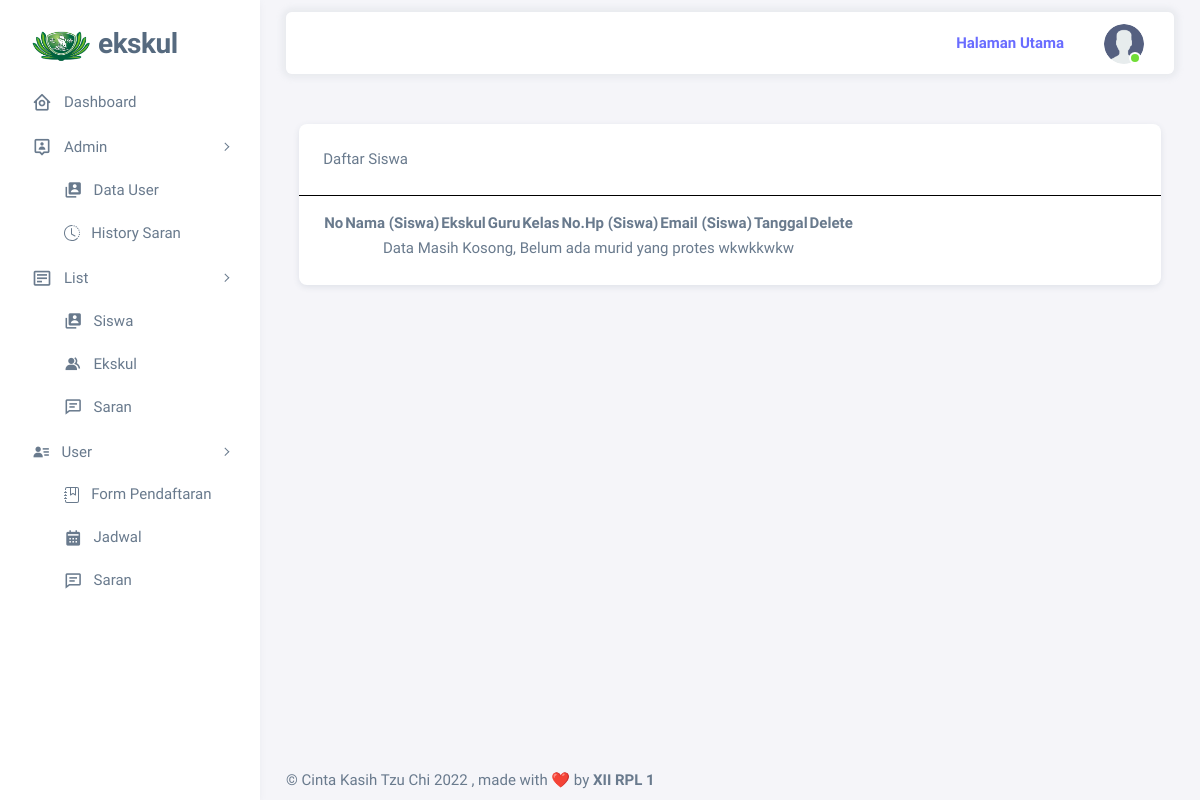
The page /frontend/dashboard/siswa/index.php (signed in) on the database as committed earlier.
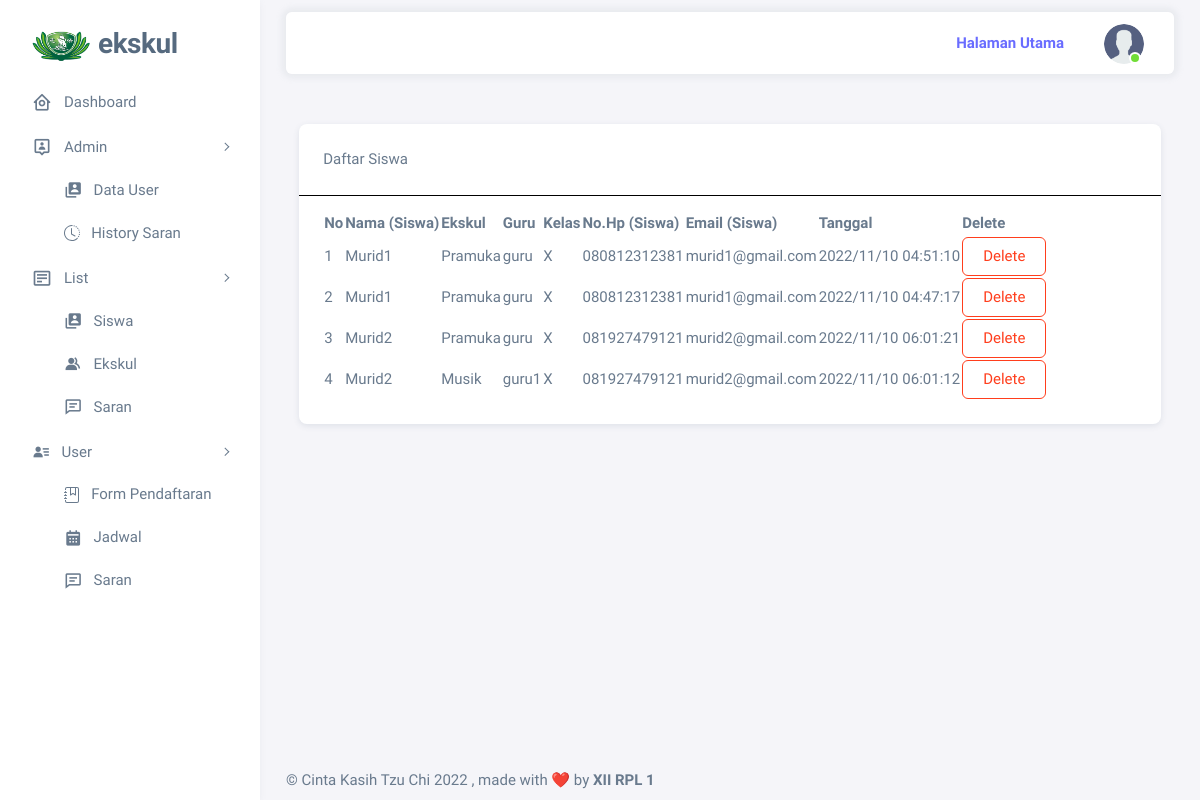
The same page on the database as committed later.
### tables this page shows
CREATE TABLE `list_ekskul` (
  `id` int(11) NOT NULL,
  `judul` varchar(25) NOT NULL,
  `keterangan` varchar(255) NOT NULL,
  `guru` varchar(50) NOT NULL,
  `hari` varchar(6) NOT NULL,
  `jam` time NOT NULL,
  `gambar` varchar(255) NOT NULL
);

CREATE TABLE `minat` (
  `id` int(11) NOT NULL,
  `siswa` varchar(50) NOT NULL,
  `ekskul` varchar(25) NOT NULL,
  `kelas` varchar(3) NOT NULL,
  `tanggal` varchar(25) NOT NULL
);

CREATE TABLE `user` (
  `id` int(3) NOT NULL,
  `nama` varchar(50) NOT NULL,
  `username` varchar(25) NOT NULL,
  `password` varchar(100) NOT NULL,
  `nohp` varchar(13) NOT NULL,
  `email` varchar(70) NOT NULL,
  `hak_akses` enum('Admin','Guru','Murid') NOT NULL
);

### frontend/dashboard/siswa/index.php (the view, shortened to what this page needs)
<?php
include '../luar.php';
?>
<div class="content-wrapper">
  <div class="row justify-content-center">
    <div class="col-md-11">
      <div class="card" style="margin-top:50px;">
        <div class="card-header" style="border-bottom:black solid 1px;">Daftar Siswa<br>
        </div>
        <div class="card-body" style="margin-top:1em;">
            <table id="table" class="display">
              <thead>
                <tr>
                    <th>No</th>
                  <th>Nama (Siswa)</th>
                  <th>Ekskul</th>
                  <?php
                  if($_SESSION['hak_akses'] == "Admin"){
                    echo "<th>Guru</th>";
                  }
                  ?>
                  <th>Kelas</th>
                  <th>No.Hp (Siswa)</th>
                  <th>Email (Siswa)</th>
                  <th>Tanggal</th>
                  <th>Delete</th>
                </tr>
              </thead>
              <tbody>
<?php
if($_SESSION['hak_akses'] == "Admin"){
  $query = mysqli_query($db, "SELECT l.guru, u.nama, l.judul, m.ekskul, m.kelas, u.nohp, u.email, m.siswa, m.tanggal FROM list_ekskul AS l INNER JOIN user AS u ON l.guru = u.nama INNER JOIN minat AS m ON l.judul = m.ekskul ORDER BY u.nama");
if(mysqli_num_rows($query) > 0){
while($row = mysqli_fetch_assoc($query)){
?>
<tr>
  <td><?= $no++;?></td>
<td><?= $row['siswa']; ?></td>
<td><?= $row['ekskul']; ?></td>
<?php
  $ekskul = $row['ekskul'];
  $query2 = mysqli_query($db, "SELECT * FROM list_ekskul WHERE judul = '$ekskul'");
  if($query2){
      while($row2 = mysqli_fetch_array($query2)){
          echo "<td>".$row2['guru']."</td>";
      }
  }
  else{
      echo "Null";
  }
?>
<td><?= $row['kelas']; ?></td>
<?php
$siswa = $row['siswa'];
$query3 = mysqli_query($db, "SELECT * FROM user WHERE nama = '$siswa'");
if($query3){
  while($row2 = mysqli_fetch_array($query3)){
?>
<td><?= $row2['nohp']; ?></td>
<td><?= $row2['email']; ?></td>
<?php
  }
}
?>
<td><?= $row['tanggal']; ?></td>
<td>
<a onclick="if(confirm('Yakin Ingin Menghapus Data Ini?') == true){ location.href = '../../../backend/saran/delete.php?id=<?= $row['id']; ?>';}else{alert('Proses hapus gagal');}" class="btn btn-outline-danger">
      Delete
  </a>
  </td>
</tr>
<?php
  }
}
else{
?>
<td colspan=9 style="text-align:center;"> Data Masih Kosong, Belum ada murid yang protes wkwkkwkw</td>
<?php
}
    }
?>
              </tbody>
            </table>
        </div>
      </div>
    </div>
  </div>
  <?php
  include '../footer.php';
  ?>

Rows that differ between the two databases and show on the page:
added list_ekskul: minat.siswa "Murid1", minat.ekskul "Pramuka", guru "guru", minat.kelas "X", minat.tanggal "2022/11/10 04:51:10", minat.tanggal "2022/11/10 04:47:17", minat.siswa "Murid2", minat.tanggal "2022/11/10 06:01:21"
now on this page (row unchanged): user: nohp "080812312381", email "murid1@gmail.com"
now on this page (row unchanged): user: nohp "081927479121", email "murid2@gmail.com"
added list_ekskul: minat.siswa "Murid2", minat.ekskul "Musik", guru "guru1", minat.kelas "X", minat.tanggal "2022/11/10 06:01:12"
Other text that changed with them:
text no longer shown: "Data Masih Kosong, Belum ada murid yang protes wkwkkwkw"
